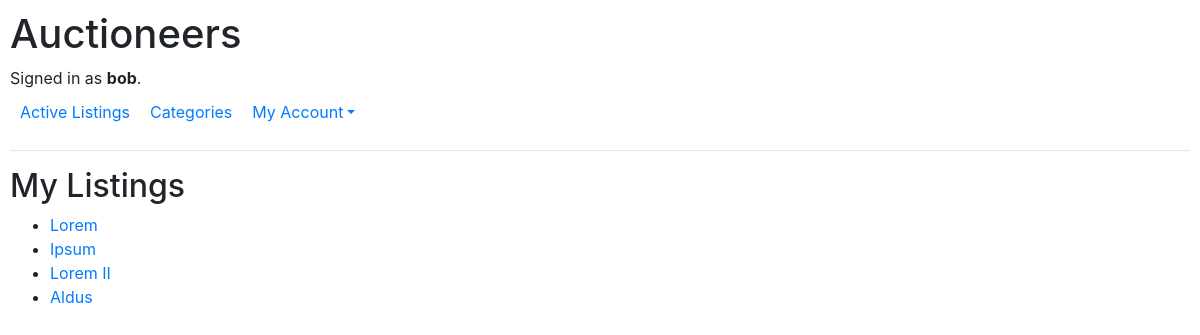
The page /selling/ (signed in) on the database as committed earlier.
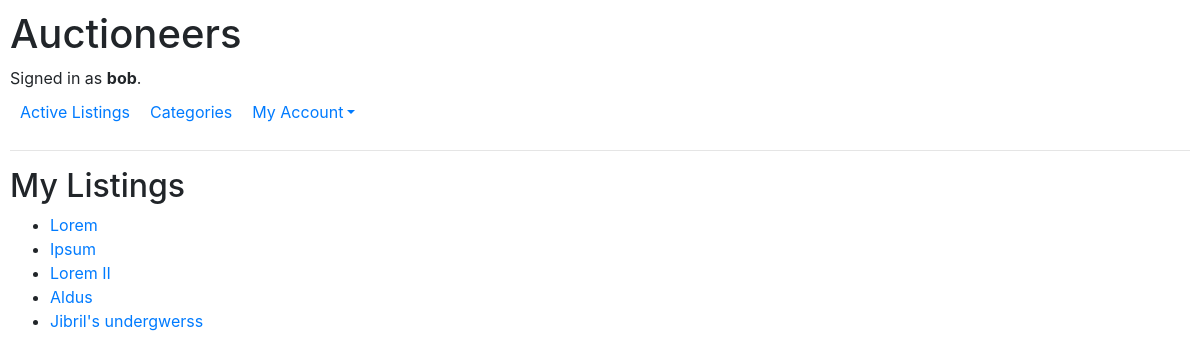
The same page on the database as committed later.
### auctions/models.py (models this page shows, shortened)
class Auction_Listing(models.Model):
    category = models.ForeignKey(Category, on_delete=models.PROTECT, related_name="listings")
    title = models.CharField(max_length = 25)
    description = models.TextField()
    image = models.FileField(upload_to="media/", blank=False, default="media/placeholder.jpg")
    quantity = models.IntegerField()
    price = models.DecimalField(max_digits=10, decimal_places=2)
    current_bid = models.ForeignKey("Bid", on_delete=models.PROTECT, related_name="listings", null=True, blank=True)
    seller = models.ForeignKey(User, on_delete=models.CASCADE, related_name="listings")
    timestamp = models.DateTimeField(auto_now_add=True)
    closing_time = models.DateTimeField(blank=False)
    is_open = models.BooleanField(default=True)

### auctions/views.py (the view)
# urls.py: path("selling/", views.selling, name="selling"),
def selling(request):
    if request.user.is_authenticated:
        listings = Auction_Listing.objects.filter(seller=request.user)
        message = ""
        if not listings.exists():
            message = "No active listings found"
        return render(request, "auctions/selling.html", {
            "listings": listings,
            "message": message,
        })

### auctions/templates/auctions/selling.html (shortened to what this page needs)
{% extends "auctions/layout.html" %}
{% block body %}
    <h2>My Listings</h2>
    <div>
        <ul>
            {% for listing in listings %}
                <li>
                    {% include "auctions/user_seller_routing.html" with listing=listing user=user %}
                </li>
            {% endfor %}
        </ul>
    </div>
{% endblock %}

### auctions/templates/auctions/user_seller_routing.html
{% if listing.seller.id == user.id %}
    <a href="{% url 'sell' listing.id %}">{{ listing.title }}</a>
{% else %}
    <a href="{% url 'listing_detail' listing.id %}">{{ listing.title }}</a>
{% endif %}

Rows that differ between the two databases and show on the page:
added Auction_Listing: title "Jibril's undergwerss"
